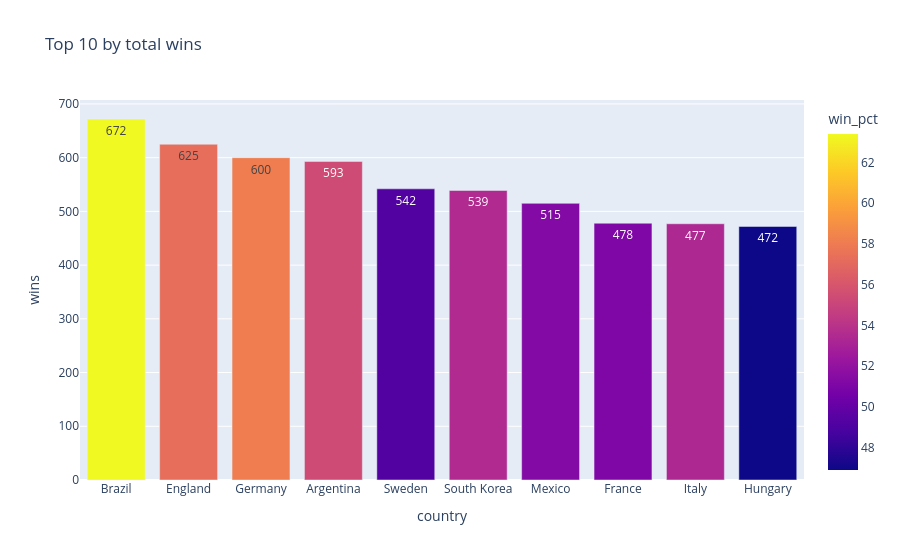

The cell this chart's notebook holds for it:
### Code cell
# Top 10 by total wins
top_by_wins = country_qualified.nlargest(10, 'wins')[['country', 'wins', 'matches_played', 'win_pct']]
print('Top 10 Most Wins:')
top_by_wins.reset_index(drop=True)

# Plot 
fig = px.bar(
    top_by_wins,
    x='country',
    y='wins',
    text = 'wins',
    color='win_pct',
    hover_data=['country', 'wins', 'matches_played', 'win_pct'],
    title='Top 10 by total wins'
)
fig.show()

### Figure 1 — Plotly figure (JSON) as saved in the notebook; plotly's stock layout.template omitted (floating-point values rounded to 4 significant figures)
{"data": [{"alignmentgroup": "True", "hovertemplate": "country=%{x}<br>wins=%{text}<br>win_pct=%{marker.color}<extra></extra>", "legendgroup": "", "marker": {"color": [63.4, 57.3, 58.1, 55.4, 49.2, 53.5, 51.3, 51.1, 53.4, 46.9], "coloraxis": "coloraxis", "pattern": {"shape": ""}}, "name": "", "offsetgroup": "", "orientation": "v", "showlegend": false, "text": [672, 625, 600, 593, 542, 539, 515, 478, 477, 472], "textposition": "auto", "type": "bar", "x": ["Brazil", "England", "Germany", "Argentina", "Sweden", "South Korea", "Mexico", "France", "Italy", "Hungary"], "xaxis": "x", "y": [672, 625, 600, 593, 542, 539, 515, 478, 477, 472], "yaxis": "y"}], "layout": {"barmode": "relative", "coloraxis": {"colorbar": {"title": {"text": "win_pct"}}, "colorscale": [[0, "#0d0887"], [0.1111, "#46039f"], [0.2222, "#7201a8"], [0.3333, "#9c179e"], [0.4444, "#bd3786"], [0.5556, "#d8576b"], [0.6667, "#ed7953"], [0.7778, "#fb9f3a"], [0.8889, "#fdca26"], [1, "#f0f921"]]}, "legend": {"tracegroupgap": 0}, "title": {"text": "Top 10 by total wins"}, "xaxis": {"anchor": "y", "domain": [0, 1], "title": {"text": "country"}}, "yaxis": {"anchor": "x", "domain": [0, 1], "title": {"text": "wins"}}}}
